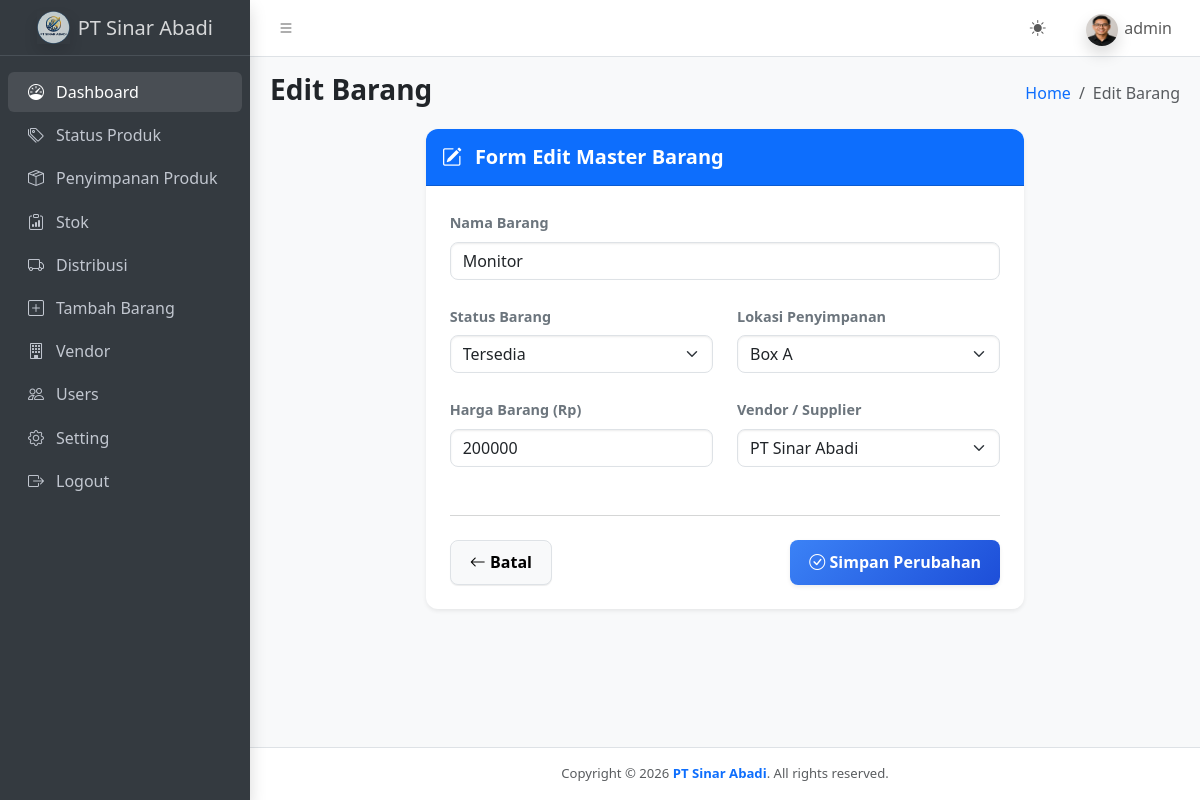
The app's page /edit_barang.php?id=9 (signed in), older data.
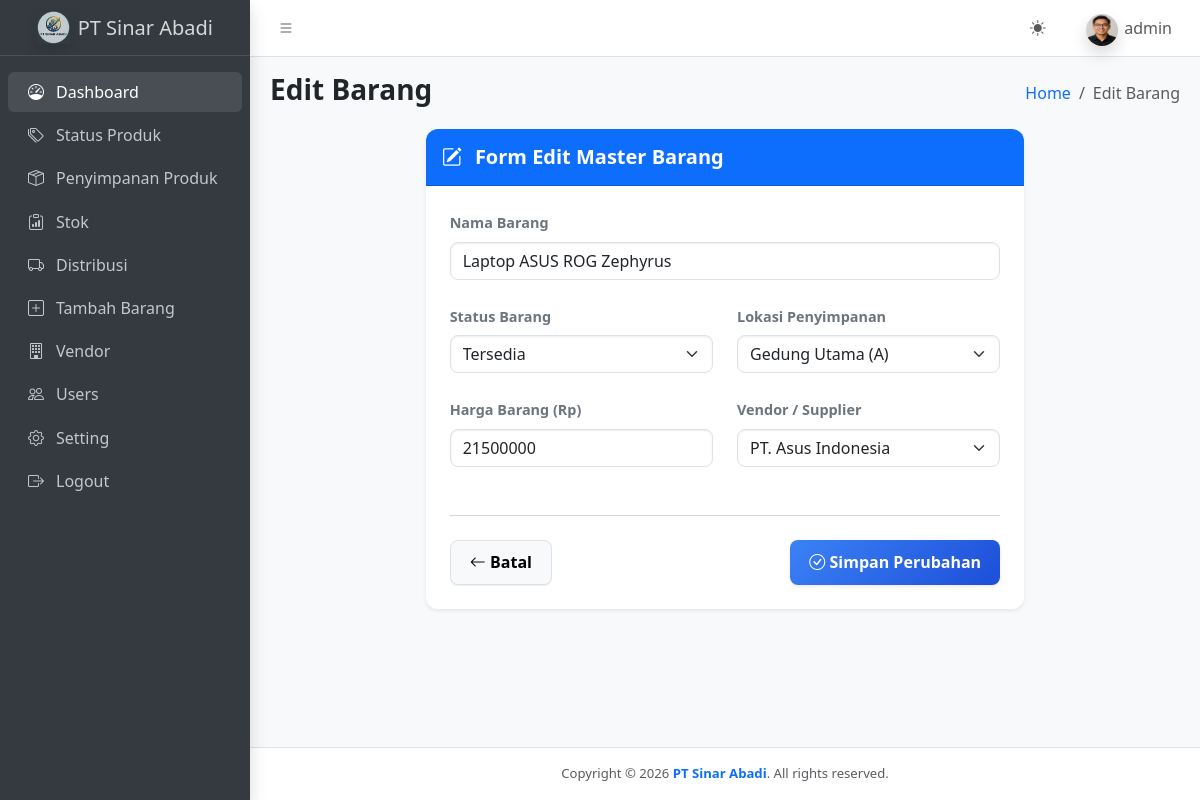
The same page, newer data.
### tables this page shows
CREATE TABLE `barang` (
  `id` int(11) NOT NULL AUTO_INCREMENT,
  `nama_barang` varchar(100) NOT NULL,
  `status_id` varchar(50) DEFAULT NULL,
  `penyimpanan_id` varchar(100) DEFAULT NULL,
  `harga_barang` int(11) DEFAULT NULL,
  `stok` int(11) NOT NULL,
  `limit_stok` int(11) NOT NULL DEFAULT 5,
  `vendor_id` int(11) NOT NULL,
  PRIMARY KEY (`id`)
);

CREATE TABLE `penyimpanan` (
  `id` int(11) NOT NULL AUTO_INCREMENT,
  `nama_penyimpanan` varchar(100) NOT NULL,
  `lokasi` varchar(300) NOT NULL,
  PRIMARY KEY (`id`)
);

CREATE TABLE `vendor` (
  `id_vendor` int(11) NOT NULL AUTO_INCREMENT,
  `nama_vendor` varchar(100) NOT NULL,
  `kontak_vendor` varchar(50) NOT NULL,
  `alamat_vendor` text NOT NULL,
  PRIMARY KEY (`id_vendor`)
);

CREATE TABLE `status_barang` (
  `id` int(11) NOT NULL AUTO_INCREMENT,
  `nama_status` varchar(100) NOT NULL,
  PRIMARY KEY (`id`)
);

### edit_barang.php (the view, shortened to what the changed rows need)
<?php
include 'koneksi.php';
$id = mysqli_real_escape_string($koneksi, $_GET['id'] ?? '');
$data = mysqli_query($koneksi, "SELECT * FROM barang WHERE id = '$id' LIMIT 1");
$row = $data ? mysqli_fetch_assoc($data) : null;
$query_status      = mysqli_query($koneksi, "SELECT * FROM status_barang");
$query_penyimpanan = mysqli_query($koneksi, "SELECT * FROM penyimpanan");
$query_vendor      = mysqli_query($koneksi, "SELECT * FROM vendor");
include __DIR__ . '/components/head.php';
?>
<main class="app-main">
    <div class="app-content">
        <div class="container-fluid">
            <div class="row justify-content-center">
                <div class="col-lg-8">
                    <div class="card shadow-sm border-0" style="border-radius: 12px; overflow: hidden;">
                        <div class="card-body p-4">
                            <form method="POST" action="">
                                <div class="mb-4">
                                    <label class="form-label fw-semibold text-secondary" style="font-size: 0.9rem;">Nama Barang</label>
                                    <input type="text" name="nama" class="form-control" value="<?= htmlspecialchars($row['nama_barang']); ?>" required style="border-radius: 8px;">
                                </div>
                                <div class="row">
                                    <div class="col-md-6 mb-4">
                                        <label class="form-label fw-semibold text-secondary" style="font-size: 0.9rem;">Status Barang</label>
                                        <select name="status_id" class="form-select" required style="border-radius: 8px;">
                                            <?php while ($st = mysqli_fetch_assoc($query_status)) { ?>
                                                <option value="<?= $st['id']; ?>" <?= $row['status_id'] == $st['id'] ? 'selected' : ''; ?>>
                                                    <?= htmlspecialchars($st['nama_status']); ?>
                                                </option>
                                            <?php } ?>
                                        </select>
                                    </div>
                                    <div class="col-md-6 mb-4">
                                        <label class="form-label fw-semibold text-secondary" style="font-size: 0.9rem;">Lokasi Penyimpanan</label>
                                        <select name="penyimpanan_id" class="form-select" required style="border-radius: 8px;">
                                            <?php while ($pny = mysqli_fetch_assoc($query_penyimpanan)) { ?>
                                                <option value="<?= $pny['id']; ?>" <?= $row['penyimpanan_id'] == $pny['id'] ? 'selected' : ''; ?>>
                                                    <?= htmlspecialchars($pny['nama_penyimpanan']); ?>
                                                </option>
                                            <?php } ?>
                                        </select>
                                    </div>
                                </div>
                                <div class="row">
                                    <div class="col-md-6 mb-4">
                                        <label class="form-label fw-semibold text-secondary" style="font-size: 0.9rem;">Harga Barang (Rp)</label>
                                        <input type="number" name="harga" class="form-control" value="<?= $row['harga_barang']; ?>" min="0" required style="border-radius: 8px;">
                                    </div>
                                    <div class="col-md-6 mb-4">
                                        <label class="form-label fw-semibold text-secondary" style="font-size: 0.9rem;">Vendor / Supplier</label>
                                        <select name="vendor_id" class="form-select" required style="border-radius: 8px;">
                                            <?php while ($vd = mysqli_fetch_assoc($query_vendor)) { ?>
                                                <option value="<?= $vd['id_vendor']; ?>" <?= $row['vendor_id'] == $vd['id_vendor'] ? 'selected' : ''; ?>>
                                                    <?= htmlspecialchars($vd['nama_vendor']); ?>
                                                </option>
                                            <?php } ?>
                                        </select>
                                    </div>
                                </div>
                            </form>
                        </div>
                    </div>
                </div>
            </div>
        </div>
    </div>
</main>
<?php include __DIR__ . '/components/footer.php'; ?>

Row changes from the older to the newer data that the page shows:
changed barang "Tersedia": nama "Monitor" → "Laptop ASUS ROG Zephyrus"; penyimpanan_id "Box A" → "Gedung Utama (A)"; harga "200000" → "21500000"; vendor_id "PT Sinar Abadi" → "PT. Asus Indonesia"
